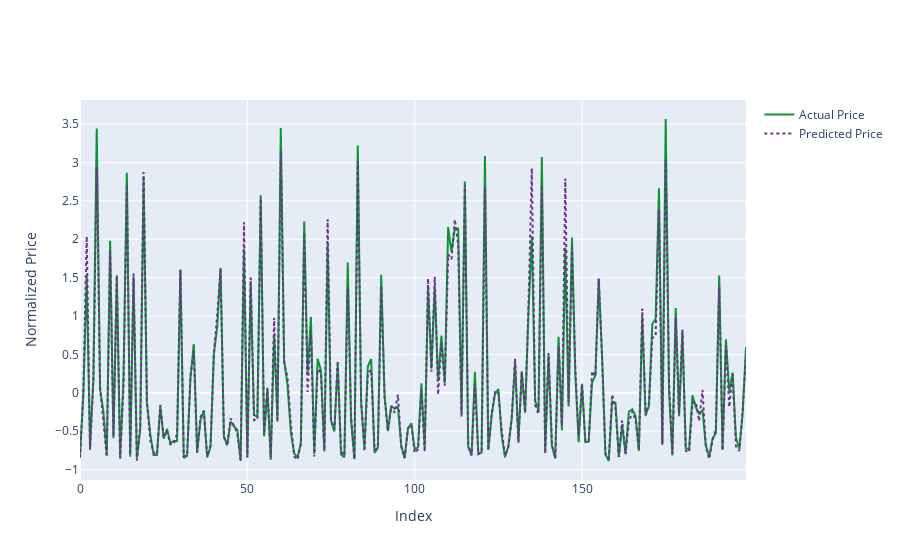

Here is the notebook cell this chart was saved with:
### Code cell
trace0 = go.Scatter(
    y = y_test,
    x = np.arange(200), 
    mode = 'lines', 
    name = 'Actual Price',
    marker = dict(
    color = 'rgb(10, 150, 50)')
)

trace1 = go.Scatter(
    y = y_pred,
    x = np.arange(200), 
    mode = 'lines', 
    name = 'Predicted Price',
    line = dict(
        color = 'rgb(110, 50, 140)',
        dash = 'dot'
    )
)


layout = go.Layout(
    xaxis = dict(title = 'Index'), 
    yaxis = dict(title = 'Normalized Price')
)

figure = go.Figure(data = [trace0, trace1], layout = layout)
iplot(figure)

### Figure 1 — Plotly figure (JSON) as saved in the notebook; plotly's stock layout.template omitted (floating-point values rounded to 4 significant figures; data arrays with more than 128 entries replaced by an {"elided": "..."} marker saying what was removed)
{"data": [{"marker": {"color": "rgb(10, 150, 50)"}, "mode": "lines", "name": "Actual Price", "type": "scatter", "x": {"elided": "200 int values"}, "y": {"elided": "200 float values"}}, {"line": {"color": "rgb(110, 50, 140)", "dash": "dot"}, "mode": "lines", "name": "Predicted Price", "type": "scatter", "x": {"elided": "200 int values"}, "y": {"elided": "200 float values"}}], "layout": {"xaxis": {"title": {"text": "Index"}}, "yaxis": {"title": {"text": "Normalized Price"}}}}
